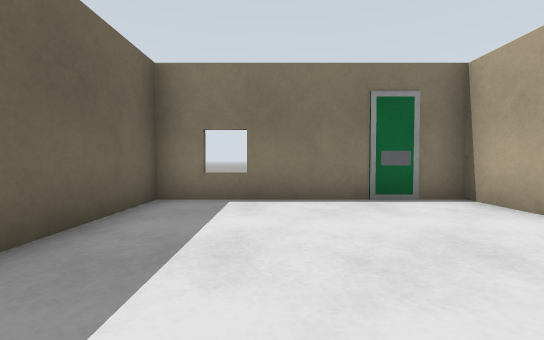
View 1 (above)

24 first-person views from a walk through a world built for the Gazebo simulator. The camera is 0.72 m above the floor, tilts 2° down and sees 90° across. The floor is counted in squares, 1 m on a side. Each view is taken from the middle of a square. On the plan, view 1 faces up. The plan holds only what a view shows up to about 9 squares ahead; the rest is blank. Gazebo's built-in surfaces are drawn with simple patterns.

View 2
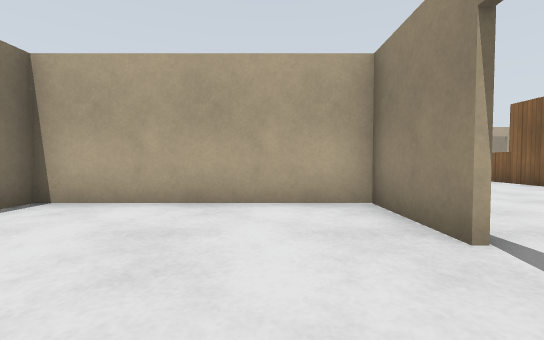

View 3
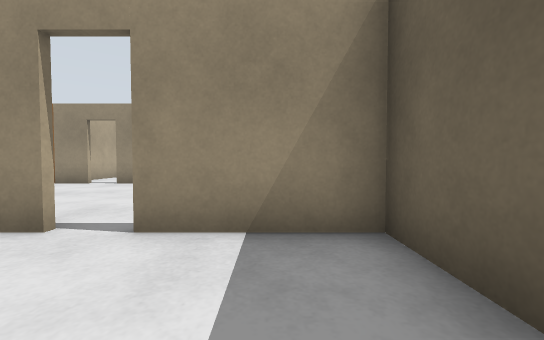

View 4
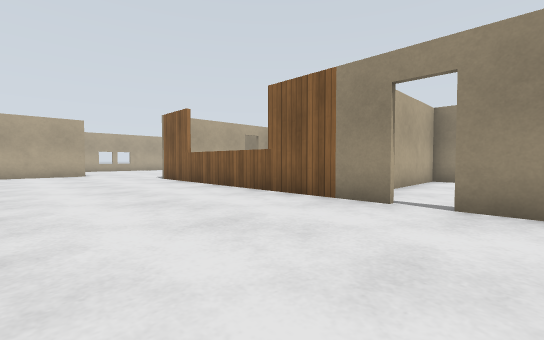

View 5
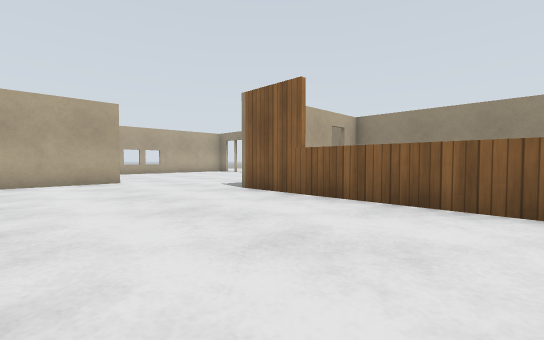

View 6
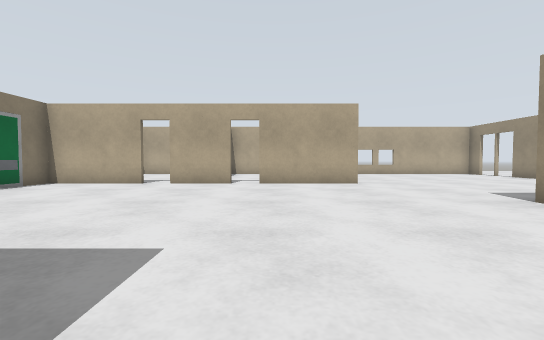

View 7
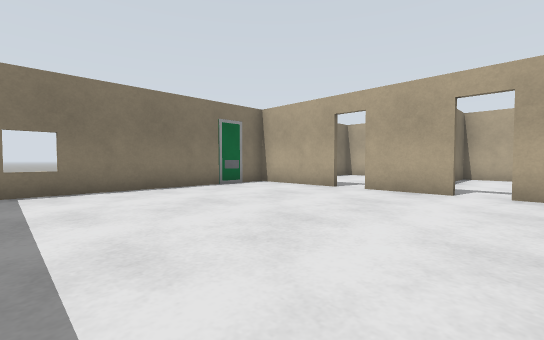

View 8
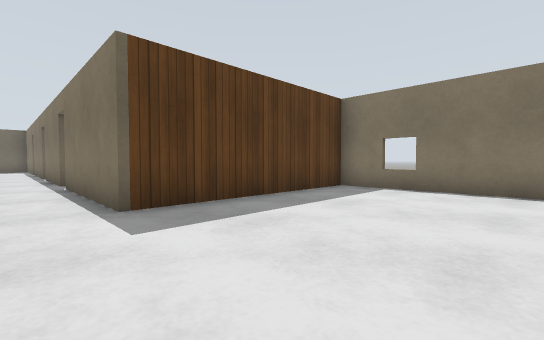

View 9
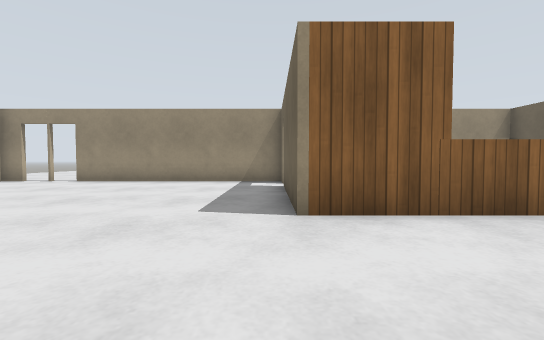

View 10
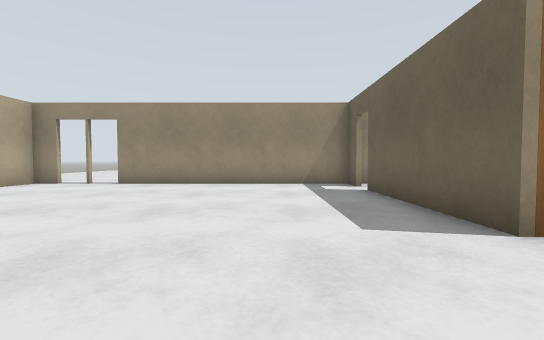

View 11
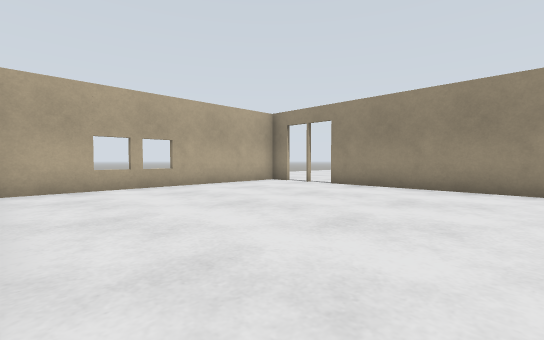

View 12
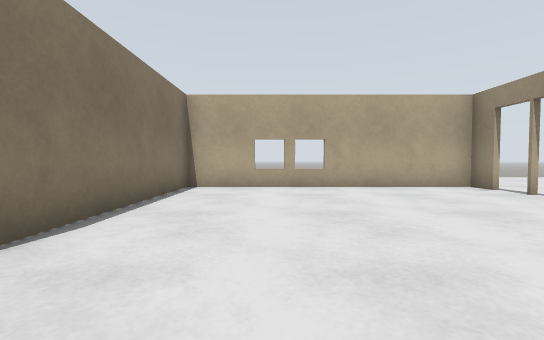

View 13
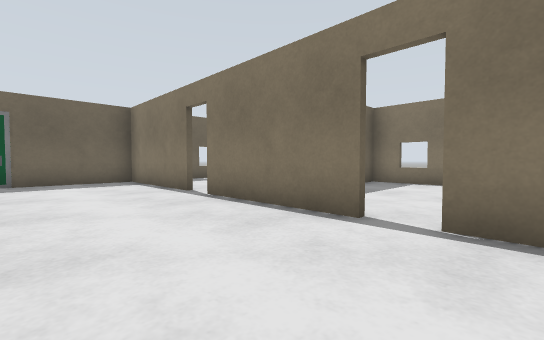

View 14
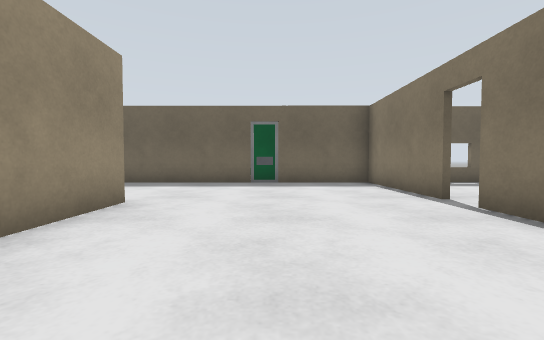

View 15
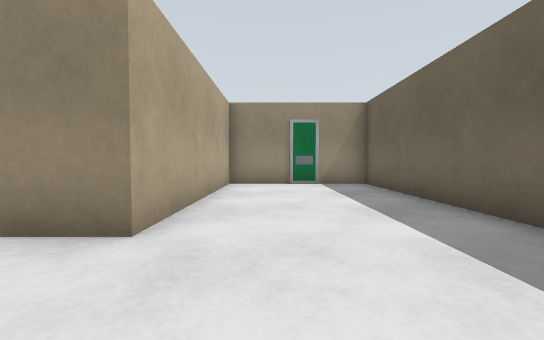

View 16
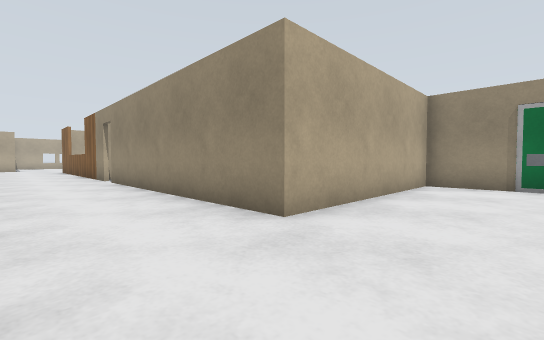

View 17
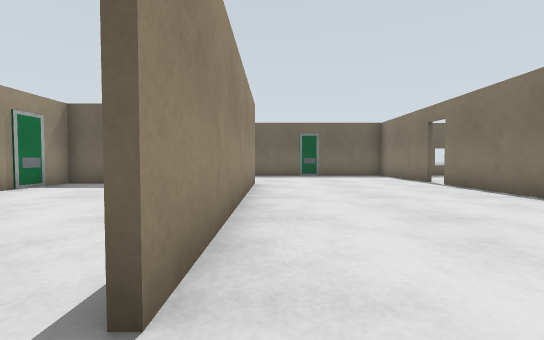

View 18
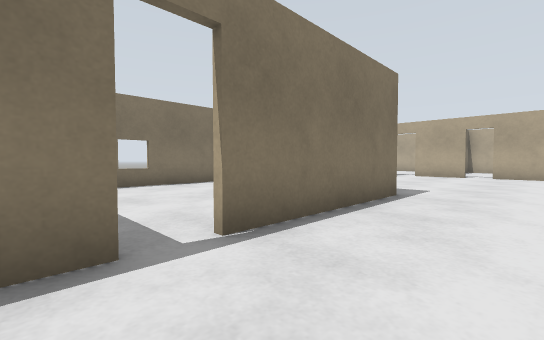

View 19
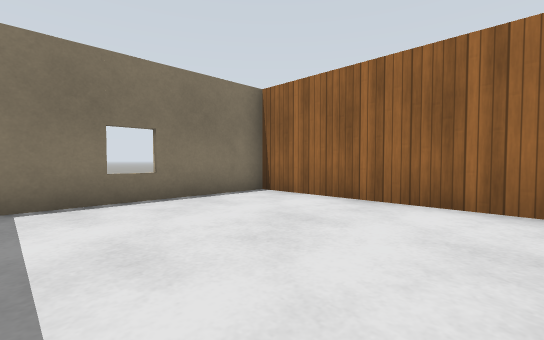

View 20
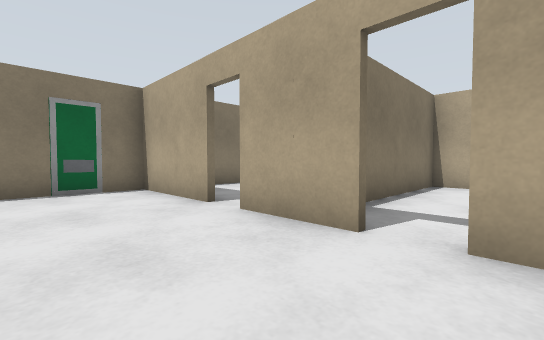

View 21
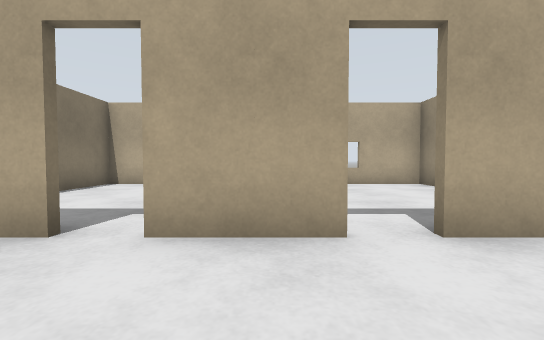

View 22
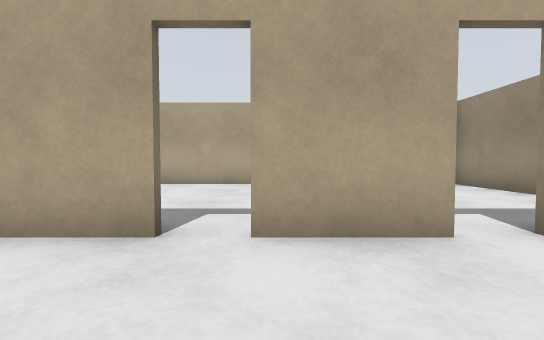

View 23
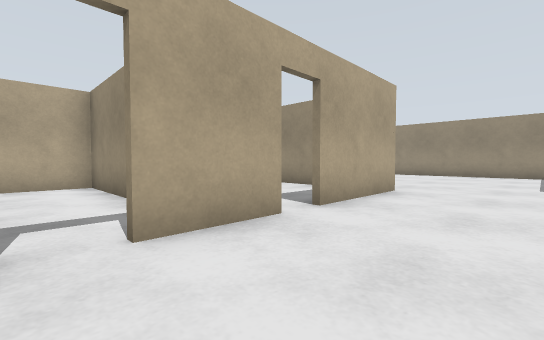

View 24
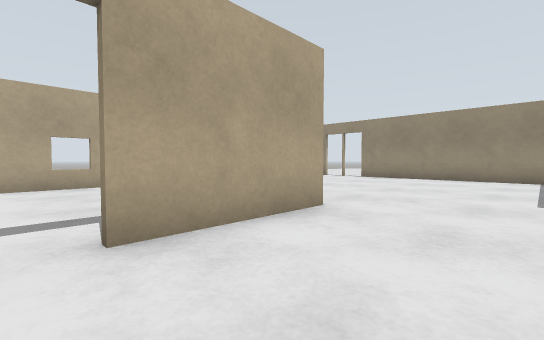

### Floor plan
Ten units are one square. View 1 is at (0, 0); x grows to the right and y downward. Boxes are objects, and circles mark ways between rooms. Rooms are numbered by the first view taken in them; rooms with no view inside come last. Other rooms are left out.
<svg viewBox="-90 -60 329 190">
<path fill="none" stroke="#000" d="M12 7 36 7 36 -50 26 -50M15 -50 -21 -50 -21 7 5 7M48 65 137 65 137 106M46 8 12 8M137 115 137 124 208 124M175 48 175 15M5 8 -32 8M175 8 175 -12M98 -50 98 8 54 8M175 -20 175 -50 165 -50M155 -50 101 -50M-40 8 -79 8 -79 36M234 47 183 47M-37 125 -37 65 40 65M225 124 234 124 234 49M-56 124 -26 124M-79 46 -79 124 -64 124M97 1 97 -50M101 -50 49 -50M198 45 234 45M234 -2 194 -2M234 49 234 0M205 -3 234 -3M234 0 234 -50 195 -50"/>
<rect x="15" y="-55" width="10" height="10" fill="#bbb"><title>other object</title></rect>
<rect x="-85" y="35" width="10" height="10" fill="#bbb"><title>other object</title></rect>
<rect x="155" y="-55" width="10" height="10" fill="#bbb"><title>other object</title></rect>
<circle cx="10" cy="10" r="3" fill="#2a7"/>
<circle cx="50" cy="10" r="3" fill="#2a7"/>
<circle cx="180" cy="10" r="3" fill="#2a7"/>
<circle cx="180" cy="-15" r="3" fill="#2a7"/>
<text x="10" y="-20">1</text>
<text x="90" y="50">2</text>
<text x="70" y="-20">3</text>
<text x="210" y="20">4</text>
<text x="210" y="-30">5</text>
</svg>
Room 1 opens to room 2. Room 2 opens to room 3. Room 2 opens to room 4. Room 2 opens to room 5.

Where each view was taken, in squares from view 1:
view 1: 0 up, 0 right, facing up
view 2: 1 up, 1 left, facing right
view 3: 2 up, 1 left, facing down
view 4: 2 down, 3 right, facing down-right
view 5: 2 down, 8 right, facing down-right
view 6: 2 down, 9 right, facing right
view 7: 2 down, 11 right, facing up-right
view 8: 2 down, 14 right, facing up-left
view 9: 3 down, 14 right, facing down
view 10: 4 down, 16 right, facing down
view 11: 5 down, 16 right, facing down-right
view 12: 7 down, 16 right, facing right
view 13: 4 down, 2 right, facing up-left
view 14: 4 down, 1 right, facing left
view 15: 4 down, 5 left, facing down
view 16: 4 down, 6 left, facing down-right
view 17: 6 down, 5 right, facing left
view 18: 3 down, 4 right, facing up-right
view 19: 0 up, 5 right, facing up-right
view 20: 2 down, 15 right, facing up-right
view 21: 0 up, 15 right, facing right
view 22: 1 up, 15 right, facing right
view 23: 2 up, 15 right, facing down-right
view 24: 1 down, 15 right, facing down-right
